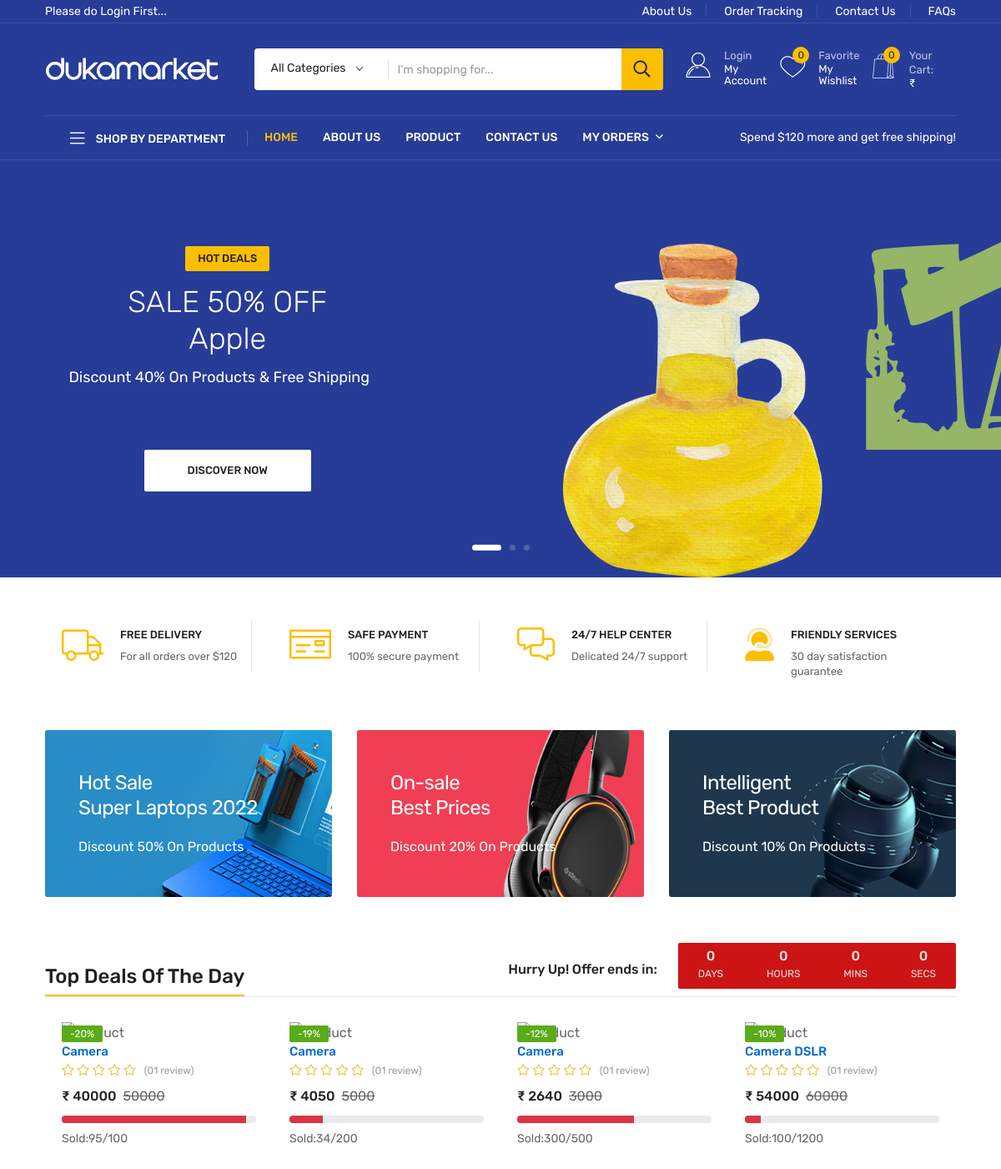
The page / on the database its author committed.
### app/models.py (models this page shows, shortened)
class slider(models.Model):
    DISCOUNT_DEAL=(
        ('HOT DEALS','HOT DEALS'),
        ('New Arraivels','New Arraivels'),
    )
    image=models.ImageField(upload_to='media/slider_imgs')
    discount_deal=models.CharField(choices=DISCOUNT_DEAL, max_length=100)
    sale=models.IntegerField()
    brand_name=models.CharField(max_length=200)
    discount=models.IntegerField()
    link=models.CharField(max_length=2000)

class banner_area(models.Model):
    image=models.ImageField(upload_to='media/baner')
    discount_deal=models.CharField(max_length=100)
    quote=models.CharField(max_length=100)
    discount=models.IntegerField()
    link=models.CharField(max_length=2000,null=True)

### app/views.py (the view)
# urls.py: path('',views.index, name='index'),
def index(request):
    sliders=slider.objects.all().order_by('-id')
    baner=banner_area.objects.all().order_by('-id')
    main_category=MainCategory.objects.all()
    product=Product.objects.filter(section__name='Top Deal Of The Day')
    context={
        'sliders':sliders,
        'baner':baner,
        'main_category':main_category,
        'product':product
    }
    return render(request, 'main/index.html',context)

### templates/main/index.html (shortened to what this page needs)
{% extends 'base.html' %}
{% load static %}
{% load product_tages %}
{% block content %}
 <div class="slider-area">
    <div class="swiper-container slider__active">
        <div class="slider-wrapper swiper-wrapper">
            {% for i in sliders %}
            <div class="single-slider swiper-slide slider-height d-flex align-items-center" data-background="/{{i.image}}">
                <div class="container">
                    <div class="row">
                        <div class="col-xl-5">
                            <div class="slider-content">
                                <div class="slider-top-btn" data-animation="fadeInLeft" data-delay="1.5s">
                                    <a href="product-details.html" class="st-btn b-radius">{{i.discount_deal}}</a>
                                </div>
                                <h2 data-animation="fadeInLeft" data-delay="1.7s" class="pt-15 slider-title pb-5">SALE {{i.sale}}% OFF <br> {{i.brand_name}}</h2>
                                <p class="pr-20 slider_text" data-animation="fadeInLeft" data-delay="1.9s">Discount {{i.discount}}% On Products & Free Shipping</p>
                                <div class="slider-bottom-btn mt-75">
                                    <a data-animation="fadeInUp" data-delay="1.15s" href="{{i.link}}" class="st-btn-b b-radius">Discover now</a>
                                </div>
                            </div>
                        </div>
                    </div>
                </div>
            </div>
            {% endfor %}
            <div class="main-slider-paginations"></div>
        </div>
    </div>
</div>
<section class="features__area pt-20">
    <div class="container">
        <div class="row row-cols-xxl-4 row-cols-xl-4 row-cols-lg-4 row-cols-md-2 row-cols-sm-2 row-cols-1 gx-0">
            <div class="col">
                <div class="features__item d-flex white-bg">
                    <div class="features__icon mr-20">
                        <i class="fal fa-truck"></i>
                    </div>
                    <div class="features__content">
                        <h6>FREE DELIVERY</h6>
                        <p>For all orders over $120</p>
                    </div>
                </div>
            </div>
            <div class="col">
                <div class="features__item d-flex white-bg">
                    <div class="features__icon mr-20">
                        <i class="fal fa-money-check"></i>
                    </div>
                    <div class="features__content">
                        <h6>SAFE PAYMENT</h6>
                        <p>100% secure payment</p>
                    </div>
                </div>
            </div>
            <div class="col">
                <div class="features__item d-flex white-bg">
                    <div class="features__icon mr-20">
                        <i class="fal fa-comments-alt"></i>
                    </div>
                    <div class="features__content">
                        <h6>24/7 HELP CENTER</h6>
                        <p>Delicated 24/7 support</p>
                    </div>
                </div>
            </div>
            <div class="col">
                <div class="features__item features__item-last d-flex white-bg">
                    <div class="features__icon mr-20">
                        <i class="fad fa-user-headset"></i>
                    </div>
                    <div class="features__content">
                        <h6>FRIENDLY SERVICES</h6>
                        <p>30 day satisfaction guarantee</p>
                    </div>
                </div>
            </div>
        </div>
    </div>
</section>
 <section class="banner__area pt-20 pb-10">
    <div class="container">
        <div class="row">
            {% for i in baner %}
            <div class="col-xl-4 col-lg-4 col-md-6">
                <div class="banner__item p-relative w-img mb-30">
                    <div class="banner__img">
                        <a href="product-details.html"><img src="/{{i.image}}" alt=""></a>
                    </div>
                    <div class="banner__content">
                        <h6><a href="product-details.html">{{i.discount_deal}} <br> {{i.quote}}</a></h6>
                        <p>Discount  {{i.discount}}% On Products</p>
                    </div>
                </div>
            </div>
            {% endfor %}
        </div>
    </div>
</section>
<section class="topsell__area-1 pt-15">
    <div class="container">
        <div class="row">
            <div class="col-xl-12">
                <div class="section__head d-flex justify-content-between mb-10">
                    <div class="section__title">
                        <h5 class="st-titile-d">Top Deals Of The Day</h5>
                    </div>
                    <div class="offer-time">
                        <span class="offer-title d-none d-sm-block">Hurry Up! Offer ends in:</span>
                        <div class="countdown">
                            <div class="countdown-inner b-radius" data-countdown="" data-date="Mar 02 2022 20:20:22">
                                <ul class="text-center">
                                    <li><span data-days="">36</span> Days</li>
                                    <li><span data-hours="">8</span> Hours</li>
                                    <li><span data-minutes="">16</span> Mins</li>
                                    <li><span data-seconds="">54</span> Secs</li>
                                </ul>
                            </div>
                        </div>
                    </div>
                </div>
            </div>
        </div>
        <div class="row">
            <div class="product-bs-slider">
                <div class="product-slider swiper-container">
                    <div class="swiper-wrapper">
                        {% for i in product %}
                        <div class="product__item swiper-slide">
                            <div class="product__thumb fix">
                                <div class="product-image w-img">
                                    <a href="{{i.get_absolute_url}}">
                                    </a>
                                </div>
                                <div class="product__offer">
                                <span class="discount">-{{i.discount}}%</span>
                                </div>
                            </div>
                            <div class="product__content">
                                <h6><a href="product-details.html">{{i.product_name | truncatewords:10}}</a></h6>
                                <div class="rating mb-5">
                                    <ul>
                                        <li><a href="#"><i class="fal fa-star"></i></a></li>
                                        <li><a href="#"><i class="fal fa-star"></i></a></li>
                                        <li><a href="#"><i class="fal fa-star"></i></a></li>
                                        <li><a href="#"><i class="fal fa-star"></i></a></li>
                                        <li><a href="#"><i class="fal fa-star"></i></a></li>
                                    </ul>
                                    <span>(01 review)</span>
                                </div>
                                <div class="price mb-10">
                                    <span>₹ {% call_sellprice i.price i.discount %} </span>&nbsp; <del>{{i.price}}</del>
                                </div>
                                <div class="progress mb-5">
                                    <div class="progress-bar bg-danger" role="progressbar" style="width: {% progress_bar i.total_quantity i.availablity %}%" aria-valuenow="100" aria-valuemin="0" aria-valuemax="100"></div>
                                </div>
                                <div class="progress-rate">
                                    <span>Sold:{{i.availablity}}/{{i.total_quantity}}</span>
                                </div>
                            </div>
                        </div>
                        {% endfor %}
                    </div>
                </div>
            </div>
        </div>
    </div>
</section>
{% endblock %}

### rows shown on the page
slider: discount_deal "HOT DEALS", sale "50", brand_name "Apple", discount "40"
banner_area: image (picture), discount_deal "Hot Sale", quote "Super Laptops 2022", discount "50"
banner_area: image (picture), discount_deal "On-sale", quote "Best Prices", discount "20"
banner_area: image (picture), discount_deal "Intelligent", quote "Best Product", discount "10"

### other values the page prints
{{ request.session.cart|length }} "0"
{{ i.discount }} "20" "19" "12" "10"
{{ i.product_name | truncatewords:10 }} "Camera" "Camera" "Camera" "Camera DSLR"
{{ i.price }} "50000" "5000" "3000" "60000"
{{ i.availablity }} "95" "34" "300" "100"
{{ i.total_quantity }} "100" "200" "500" "1200"
